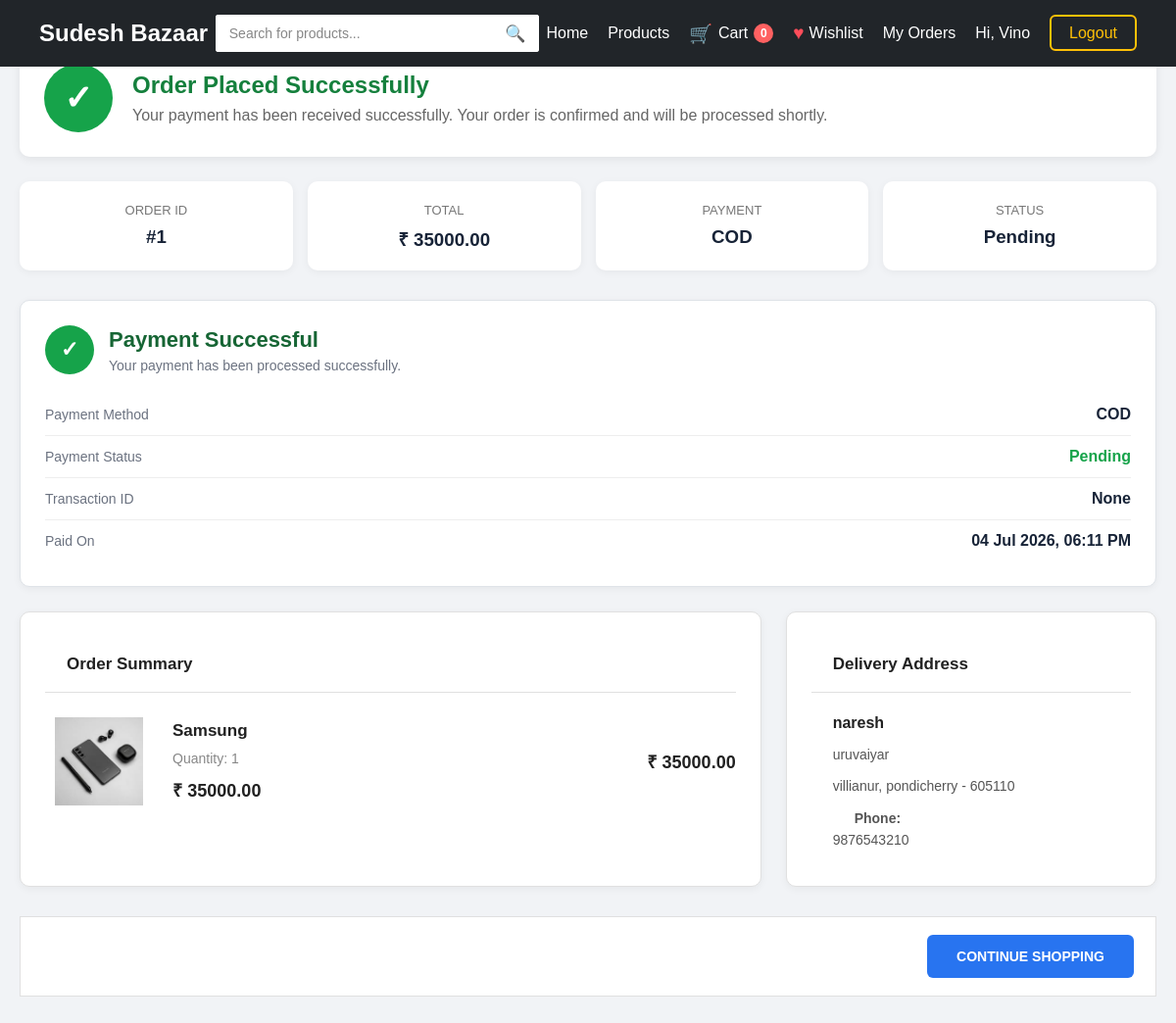
The app's page /order-success/1/ (signed in) with its own data.
### myapp/models.py (models this page shows, shortened)
class Order(models.Model):
    STATUS_CHOICES = [
        ("Placed", "Placed"),
        ("Confirmed", "Confirmed"),
        ("Shipped", "Shipped"),
        (
            "Out for Delivery",
            "Out for Delivery"
        ),
        ("Delivered", "Delivered"),
        ("Cancelled", "Cancelled"),
    ]
    CANCEL_REASON_CHOICES = [
        (
            "Changed my mind",
            "Changed my mind"
        ),
        (
            "Ordered by mistake",
            "Ordered by mistake"
        ),
        (
            "Found a better price",
            "Found a better price"
        ),
        (
            "Delivery taking too long",
            "Delivery taking too long"
        ),
        (
            "Want to change address",
            "Want to change address"
        ),
        (
            "Other",
            "Other"
        ),
    ]
    PAYMENT_METHOD_CHOICES = [
        (
            "COD",
            "Cash on Delivery"
        ),
        (
            "ONLINE",
            "Online Payment"
        ),
    ]
    PAYMENT_STATUS_CHOICES = [
        (
            "Pending",
            "Pending"
        ),
        (
            "Paid",
            "Paid"
        ),
        (
            "Failed",
            "Failed"
        ),
        (
            "Refunded",
            "Refunded"
        ),
    ]
    user = models.ForeignKey(
        User,
        on_delete=models.CASCADE,
        related_name="orders"
    )
    address = models.ForeignKey(
        Address,
        on_delete=models.PROTECT,
        related_name="orders"
    )
    total_amount = models.DecimalField(
        max_digits=12,
        decimal_places=2
    )
    status = models.CharField(
        max_length=30,
        choices=STATUS_CHOICES,
        default="Placed"
    )
    payment_method = models.CharField(
        max_length=30,
        choices=PAYMENT_METHOD_CHOICES,
        default="COD"
    )
    payment_status = models.CharField(
        max_length=30,
        choices=PAYMENT_STATUS_CHOICES,
        default="Pending"
    )
    razorpay_order_id = models.CharField(
        max_length=100,
        blank=True,
        null=True
    )
    razorpay_payment_id = models.CharField(
        max_length=100,
        blank=True,
        null=True
    )
    razorpay_signature = models.CharField(
        max_length=255,
        blank=True,
        null=True
    )
    cancel_reason = models.CharField(
        max_length=100,
        choices=CANCEL_REASON_CHOICES,
        blank=True,
        null=True
    )
    cancel_note = models.TextField(
        blank=True,
        null=True
    )
    cancelled_at = models.DateTimeField(
        blank=True,
        null=True
    )
    created_at = models.DateTimeField(
        auto_now_add=True
    )
    updated_at = models.DateTimeField(
        auto_now=True
    )

class OrderItem(models.Model):
    order = models.ForeignKey(
        Order,
        on_delete=models.CASCADE,
        related_name="items"
    )
    product = models.ForeignKey(
        Product,
        on_delete=models.PROTECT,
        related_name="order_items"
    )
    product_name = models.CharField(
        max_length=200
    )
    price = models.DecimalField(
        max_digits=10,
        decimal_places=2
    )
    quantity = models.PositiveIntegerField(
        default=1
    )
    @property
    def total_price(self):
        return (
            self.price
            * self.quantity
        )

class Product(models.Model):
    category = models.ForeignKey(
        Category,
        on_delete=models.SET_NULL,
        null=True,
        blank=True,
        related_name="products"
    )
    name = models.CharField(max_length=200)
    description = models.TextField()
    price = models.DecimalField(
        max_digits=10,
        decimal_places=2
    )
    original_price = models.DecimalField(
        max_digits=10,
        decimal_places=2,
        null=True,
        blank=True
    )
    image = models.ImageField(upload_to="products/")
    stock = models.PositiveIntegerField(default=0)

class Address(models.Model):
    user = models.ForeignKey(
        User,
        on_delete=models.CASCADE,
        related_name="addresses"
    )
    full_name = models.CharField(
        max_length=150
    )
    phone = models.CharField(
        max_length=10
    )
    address_line = models.TextField()
    city = models.CharField(
        max_length=100
    )
    state = models.CharField(
        max_length=100
    )
    pincode = models.CharField(
        max_length=6
    )
    is_default = models.BooleanField(
        default=False
    )
    created_at = models.DateTimeField(
        auto_now_add=True
    )

### myapp/views.py (the view)
@login_required
def order_success(request, id):
    order = get_object_or_404(
        Order.objects.prefetch_related(
            "items__product"
        ).select_related(
            "address"
        ),
        id=id,
        user=request.user
    )
    return render(
        request,
        "order_success.html",
        {
            "order": order
        }
    )

### myapp/context_processors.py (called while the page is built)
def cart_count(request):
    count = 0
    if request.user.is_authenticated:
        try:
            cart = Cart.objects.get(
                user=request.user
            )
            count = sum(
                item.quantity
                for item in cart.items.all()
            )
        except Cart.DoesNotExist:
            count = 0
    return {
        "navbar_cart_count": count
    }

### myapp/templates/order_success.html (shortened to what this page needs)
{% extends "base.html" %}
{% load static %}
{% block content %}
<section class="order-success-page">
    <div class="order-success-container">
        <div class="success-banner">
            <div class="success-icon">
                ✓
            </div>
            <div class="success-content">
                <h1>Order Placed Successfully</h1>
                <p>
                    Your payment has been received successfully.
                    Your order is confirmed and will be processed shortly.
                </p>
            </div>
        </div>
        <div class="order-summary-grid">
            <div class="summary-card">
                <span>ORDER ID</span>
                <h3>#{{ order.id }}</h3>
            </div>
            <div class="summary-card">
                <span>TOTAL</span>
                <h3>₹ {{ order.total_amount }}</h3>
            </div>
            <div class="summary-card">
                <span>PAYMENT</span>
                <h3>{{ order.payment_method }}</h3>
            </div>
            <div class="summary-card">
                <span>STATUS</span>
                <h3 class="paid-status">{{ order.payment_status }}</h3>
            </div>
        </div>
        <div class="payment-success-card">
            <div class="payment-success-header">
                <div class="payment-success-icon">
                    ✓
                </div>
                <div>
                    <h2>
                        Payment Successful
                    </h2>
                    <p>
                        Your payment has been processed successfully.
                    </p>
                </div>
            </div>
            <div class="payment-detail-row">
                <span>
                    Payment Method
                </span>
                <strong>
                    {{ order.payment_method }}
                </strong>
            </div>
            <div class="payment-detail-row">
                <span>
                    Payment Status
                </span>
                <strong class="payment-paid">
                    {{ order.payment_status }}
                </strong>
            </div>
            <div class="payment-detail-row">
                <span>
                    Transaction ID
                </span>
                <strong>
                    {{ order.razorpay_payment_id }}
                </strong>
            </div>
            <div class="payment-detail-row">
                <span>
                    Paid On
                </span>
                <strong>
                    {{ order.created_at|date:"d M Y, h:i A" }}
                </strong>
            </div>
        </div>
        <div class="order-success-content">
            <div class="order-success-products">
                <h2>Order Summary</h2>
                {% for item in order.items.all %}
                <div class="success-order-item">
                    <div class="success-product-image">
                        <img
                            src="{{ item.product.image.url }}"
                            alt="{{ item.product_name }}"
                        >
                    </div>
                    <div class="success-product-info">
                        <h3>
                            {{ item.product_name }}
                        </h3>
                        <p>
                            Quantity: {{ item.quantity }}
                        </p>
                        <span>
                            ₹ {{ item.price }}
                        </span>
                    </div>
                    <div class="success-item-total">
                        ₹ {{ item.total_price }}
                    </div>
                </div>
                {% endfor %}
            </div>
            <div class="order-address-card">
                <h2>
                    Delivery Address
                </h2>
                <strong>
                    {{ order.address.full_name }}
                </strong>
                <p>
                    {{ order.address.address_line }}
                </p>
                <p>
                    {{ order.address.city }},
                    {{ order.address.state }}
                    - {{ order.address.pincode }}
                </p>
                <p>
                    <strong>Phone:</strong>
                    {{ order.address.phone }}
                </p>
            </div>
        </div>
        <div class="order-success-actions">
            <a
                href="{% url 'home' %}"
                class="continue-shopping-btn"
            >
                CONTINUE SHOPPING
            </a>
        </div>
    </div>
</section>
{% endblock %}

### myapp/templates/base.html (shortened to what this page needs)
 {% load static %}
<!DOCTYPE html>
<html lang="en">
<head>
    <link
        rel="stylesheet"
        href="{% static 'css/style.css' %}"
    >
</head>
<body>
{% if request.resolver_match.url_name != "login" and request.resolver_match.url_name != "register" %}
<nav class="navbar">
    <div class="logo">
        <a href="{% url 'home' %}">
            Sudesh Bazaar
        </a>
    </div>
    <form
        method="GET"
        action="{% url 'product_search' %}"
        class="navbar-search"
    >
        <input
            type="text"
            name="q"
            placeholder="Search for products..."
            value="{{ request.GET.q|default:'' }}"
            autocomplete="off"
        >
        <button type="submit">
            🔍
        </button>
    </form>
    <ul class="nav-links">
        <li>
            <a href="{% url 'home' %}">
                Home
            </a>
        </li>
        <li>
            <a href="{% url 'home' %}#categories">
                Products
            </a>
        </li>
        <li>
            <a
                href="{% url 'cart' %}"
                class="nav-cart-link"
            >
                <span class="nav-cart-icon">
                    🛒
                </span>
                <span>
                    Cart
                </span>
                <span
                    class="nav-cart-count"
                    id="navbar-cart-count"
                >
                    {{ navbar_cart_count }}
                </span>
            </a>
        </li>
        {% if user.is_authenticated %}
        <li>
            <a
                href="{% url 'wishlist' %}"
                class="nav-wishlist-link"
            >
                <span class="nav-wishlist-icon">
                    ♥
                </span>
                <span>
                    Wishlist
                </span>
            </a>
        </li>
        <li>
            <a
                href="{% url 'my_orders' %}"
                class="nav-orders-link"
            >
                My Orders
            </a>
        </li>
        <li>
            <a
                href="{% url 'my_account' %}"
                class="nav-user-link"
            >
                Hi, {{ user.username }}
            </a>
        </li>
        <li>
            <a
                href="{% url 'logout' %}"
                class="login-btn"
            >
                Logout
            </a>
        </li>
        {% endif %}
    </ul>
</nav>
{% endif %}
{% block content %}
{% endblock %}
</body>
</html>

### myapp/templates/order_success.html (style rules this page uses)
.order-success-page { background:#f1f3f6; min-height:100vh; padding:40px 20px; }
.order-success-container { max-width:1200px; margin:auto; }
.success-banner { display:flex; align-items:center; gap:20px; background:#fff; padding:25px; border-radius:10px; margin-bottom:25px; box-shadow:0 2px 10px rgba(0,0,0,.08); }
.success-icon { width:70px; height:70px; border-radius:50%; background:#16a34a; color:#fff; display:flex; align-items:center; justify-content:center; font-size:35px; font-weight:bold; }
.success-content h1 { margin:0; color:#15803d; }
.success-content p { margin-top:8px; color:#666; }
.order-summary-grid { display:grid; grid-template-columns:repeat(4,1fr); gap:15px; margin-bottom:25px; }
.summary-card { background:#fff; padding:20px; border-radius:10px; text-align:center; box-shadow:0 2px 8px rgba(0,0,0,.05); }
.summary-card span { color:#777; font-size:13px; }
.summary-card h3 { margin-top:8px; color:#172337; }
.paid-status { color:#16a34a; }
.payment-success-card, .order-success-products, .order-address-card { background:#fff; border-radius:10px; padding:25px; box-shadow:0 2px 8px rgba(0,0,0,.05); }
.payment-success-card { margin-bottom:25px; }
.payment-success-header { display:flex; align-items:center; gap:15px; margin-bottom:20px; }
.payment-success-icon { width:50px; height:50px; background:#16a34a; color:#fff; border-radius:50%; display:flex; justify-content:center; align-items:center; font-size:22px; }
.payment-detail-row { display:flex; justify-content:space-between; padding:12px 0; border-bottom:1px solid #eee; }
.payment-detail-row:last-child { border:none; }
.order-success-content { display:grid; grid-template-columns:2fr 1fr; gap:25px; margin-top:25px; }
.success-order-item { display:flex; align-items:center; gap:20px; padding:15px 0; border-bottom:1px solid #eee; }
.success-product-image img { width:90px; height:90px; object-fit:cover; }
.success-item-total { margin-left:auto; font-weight:bold; }
.order-success-actions { margin-top:30px; text-align:center; }
.continue-shopping-btn { display:inline-block; background:#2874f0; color:#fff; padding:14px 30px; border-radius:6px; text-decoration:none; font-weight:600; }

### records on screen
Order: id "1", total_amount "35000.00", payment_method "COD", payment_status "Pending", razorpay_payment_id "None", created_at "04 Jul 2026, 06:11 PM", address.full_name "naresh", address.address_line "uruvaiyar", address.city "villianur", address.state "pondicherry", address.pincode "605110", address.phone "9876543210"
OrderItem: product.image (picture), product_name "Samsung", quantity "1", price "35000.00", total_price "35000.00"

### other values on screen
{{ navbar_cart_count }} "0"
{{ user.username }} "Vino"
